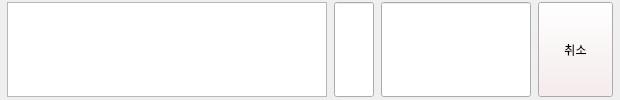
  <widget class="QWidget" name="w_3" native="true">
   <property name="geometry">
    <rect>
     <x>50</x>
     <y>230</y>
     <width>620</width>
     <height>100</height>
    </rect>
   </property>
   <property name="minimumSize">
    <size>
     <width>620</width>
     <height>100</height>
    </size>
   </property>
   <property name="maximumSize">
    <size>
     <width>620</width>
     <height>100</height>
    </size>
   </property>
   <layout class="QHBoxLayout" name="horizontalLayout_3">
    <property name="spacing">
     <number>0</number>
    </property>
    <property name="leftMargin">
     <number>0</number>
    </property>
    <property name="topMargin">
     <number>0</number>
    </property>
    <property name="rightMargin">
     <number>0</number>
    </property>
    <property name="bottomMargin">
     <number>0</number>
    </property>
    <item>
     <widget class="QTextEdit" name="name_3">
      <property name="minimumSize">
       <size>
        <width>320</width>
        <height>95</height>
       </size>
      </property>
      <property name="maximumSize">
       <size>
        <width>320</width>
        <height>95</height>
       </size>
      </property>
      <property name="styleSheet">
       <string notr="true">font: 75 22pt &quot;나눔스퀘어&quot;;</string>
      </property>
      <property name="html">
       <string>&lt;!DOCTYPE HTML PUBLIC &quot;-//W3C//DTD HTML 4.0//EN&quot; &quot;http://www.w3.org/TR/REC-html40/strict.dtd&quot;&gt;
&lt;html&gt;&lt;head&gt;&lt;meta name=&quot;qrichtext&quot; content=&quot;1&quot; /&gt;&lt;style type=&quot;text/css&quot;&gt;
p, li { white-space: pre-wrap; }
&lt;/style&gt;&lt;/head&gt;&lt;body style=&quot; font-family:'나눔스퀘어'; font-size:22pt; font-weight:72; font-style:normal;&quot;&gt;
&lt;p style=&quot;-qt-paragraph-type:empty; margin-top:0px; margin-bottom:0px; margin-left:0px; margin-right:0px; -qt-block-indent:0; text-indent:0px; font-family:'나눔스퀘어 Bold'; font-size:28pt;&quot;&gt;&lt;br /&gt;&lt;/p&gt;&lt;/body&gt;&lt;/html&gt;</string>
      </property>
     </widget>
    </item>
    <item>
     <widget class="QLineEdit" name="counts_3">
      <property name="minimumSize">
       <size>
        <width>40</width>
        <height>95</height>
       </size>
      </property>
      <property name="maximumSize">
       <size>
        <width>40</width>
        <height>95</height>
       </size>
      </property>
      <property name="layoutDirection">
       <enum>Qt::LeftToRight</enum>
      </property>
      <property name="styleSheet">
       <string notr="true">font: 75 22pt &quot;나눔스퀘어&quot;;</string>
      </property>
      <property name="alignment">
       <set>Qt::AlignRight|Qt::AlignTrailing|Qt::AlignVCenter</set>
      </property>
     </widget>
    </item>
    <item>
     <widget class="QLineEdit" name="price_3">
      <property name="minimumSize">
       <size>
        <width>150</width>
        <height>95</height>
       </size>
      </property>
      <property name="maximumSize">
       <size>
        <width>150</width>
        <height>95</height>
       </size>
      </property>
      <property name="tabletTracking">
       <bool>false</bool>
      </property>
      <property name="styleSheet">
       <string notr="true">font: 75 22pt &quot;나눔스퀘어&quot;;</string>
      </property>
     </widget>
    </item>
    <item>
     <widget class="QPushButton" name="cancel_3">
      <property name="minimumSize">
       <size>
        <width>75</width>
        <height>95</height>
       </size>
      </property>
      <property name="maximumSize">
       <size>
        <width>75</width>
        <height>95</height>
       </size>
      </property>
      <property name="styleSheet">
       <string notr="true">font: 75 25pt &quot;나눔스퀘어 Bold&quot;;
background-color: rgb(247, 235, 235);</string>
      </property>
      <property name="text">
       <string>취소</string>
      </property>
     </widget>
    </item>
   </layout>
  </widget>
